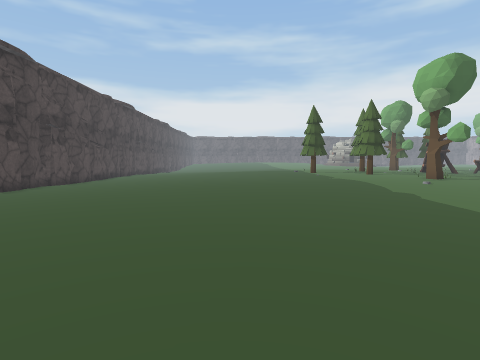
view 1 (above)

20 first-person views from a walk through a scene from a Unity 3-D project. The camera is 1.2 m above the floor, tilts 4° down and sees 80° across. The floor is counted in squares, 1 m on a side. Each view is taken from the middle of a square. On the plan, view 1 faces up. The plan holds only what a view shows up to about 13 squares ahead; the rest is blank. The place goes on beyond the plan. The player character is not drawn. Some animated figures are left out. Some surface patterns are stand-ins.

view 2
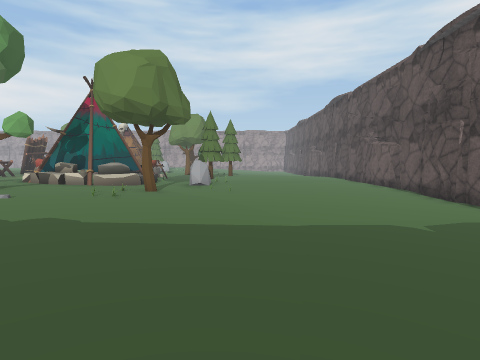

view 3
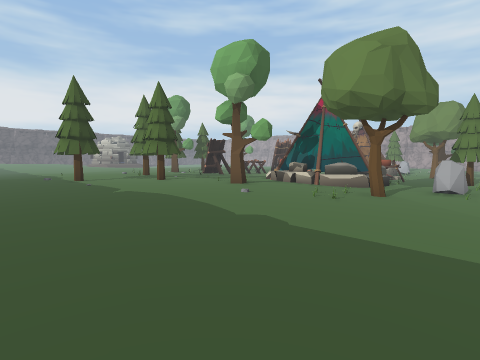

view 4
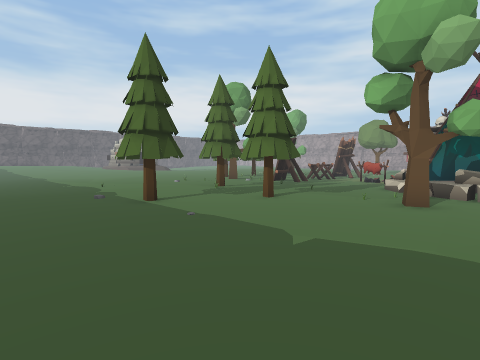

view 5
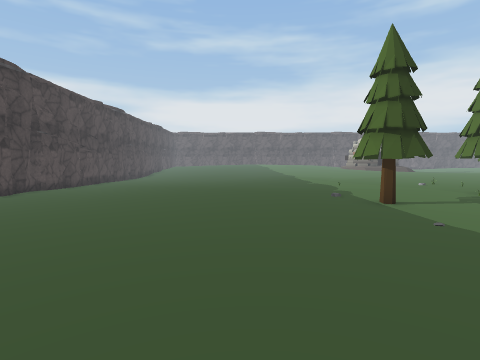

view 6
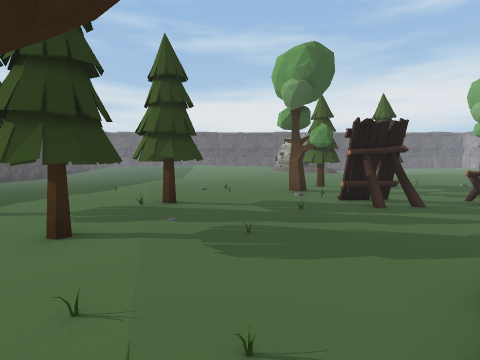

view 7
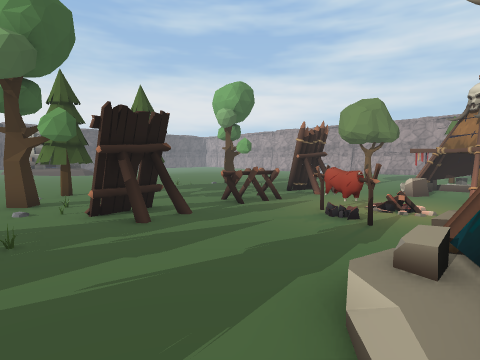

view 8
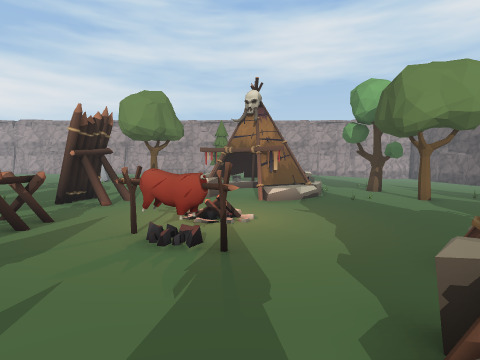

view 9
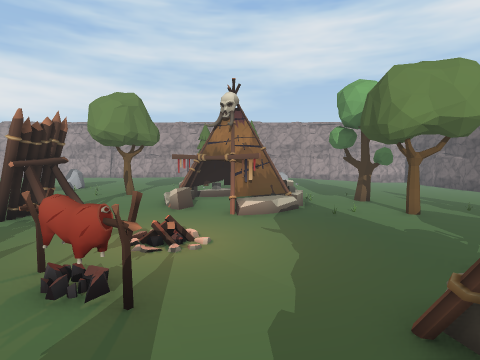

view 10
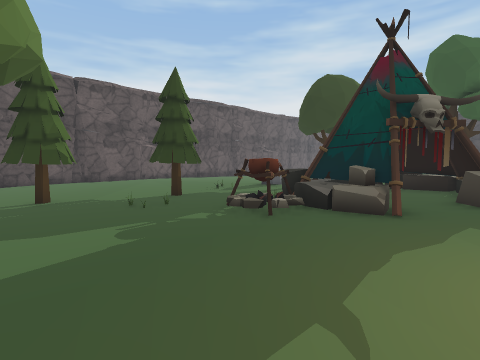

view 11
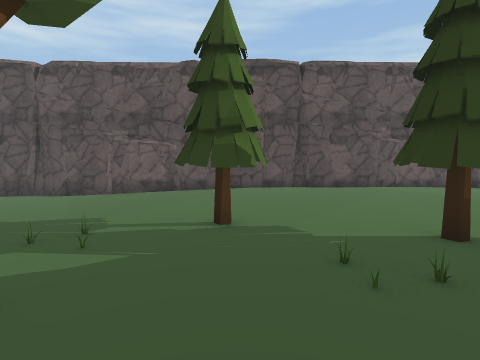

view 12
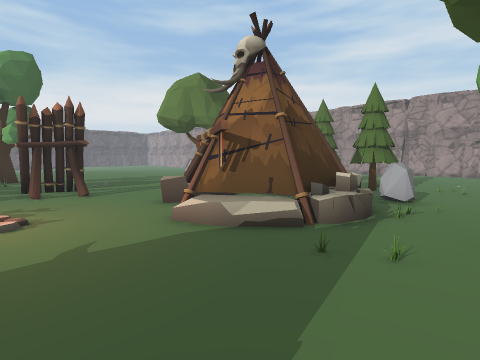

view 13
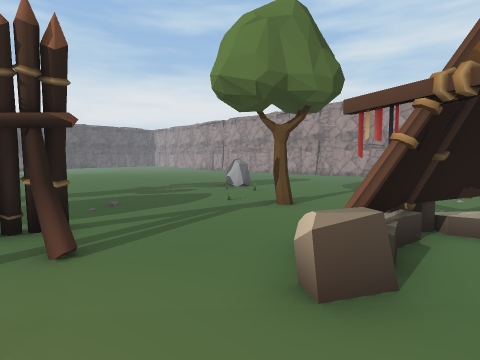

view 14
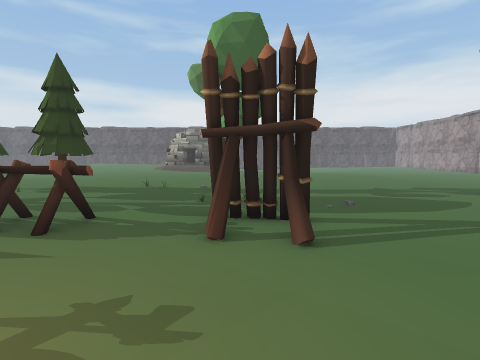

view 15
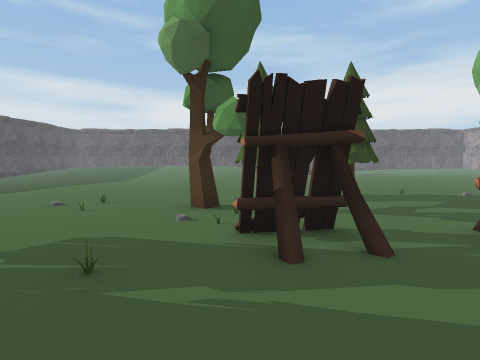

view 16
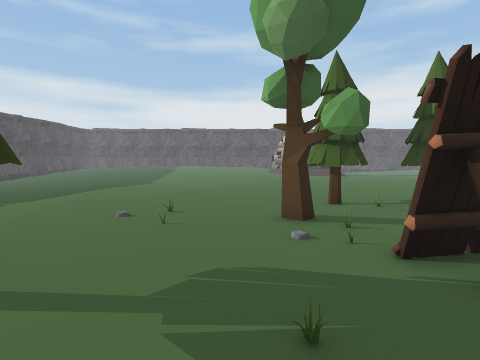

view 17
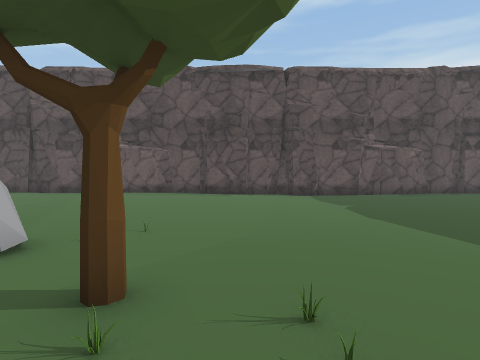

view 18
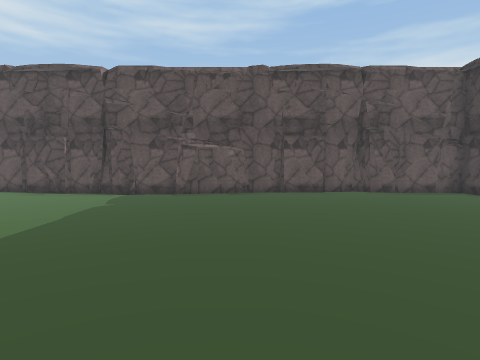

view 19
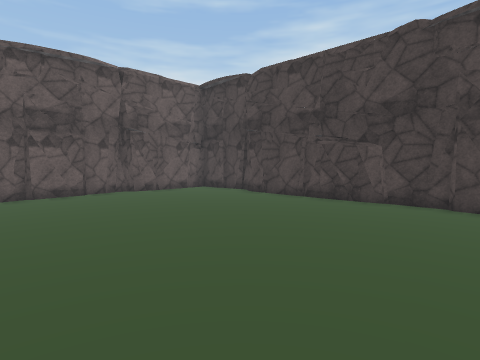

view 20
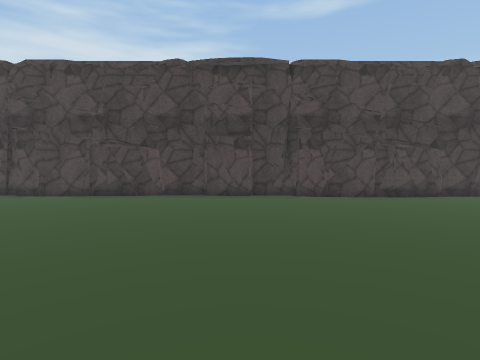

### Floor plan
Key: @ floor where view 1 was taken; # wall or solid block; . main floor; : floor 0.25 m higher than the main floor; - floor 0.25 m lower than the main floor; + floor 0.5 m higher than the main floor; / step, stairs or slope; T tree; H hut; R rock; B barricade; O other object.
Columns run from 9 left of view 1 to 32 right of it. Each row starts with its distance up from view 1.
 30           ..::: :: :::   :::
 29           ..:::::::::::::::::::::: :::::::
 28            :::::::::::::::::::::::::::::::
 27             ::::::::::::::::::::: :::::::
 26             :::::::::::::::::::T: ::::::
 25            :::::::::::TT:TT:::TT:::::::R
 24 #.. ...: ::::::::::::::T::::::OT::::::ORR:
 23 #......::::::::+++O++T::::::::O::::::::O::
 22 #.....:::::::::++++O+TT:::::::::::::O::::.
 21 #.....:::::++++++++++:OBB:BBB:BBB....T....
 20 #.....:::::++++++T++::BBB::BB:.BB....T....
 19 #......::::++++++TT+O::::::::..........
 18 #......:::::+TT+++++:::::::O ......H    ..
 17 #......:::::++T+T+++::::::OO.:...HHHH/  ..
 16 #......::::::+::TT+O::::::O:........HH
 15 #......::::::::::++::://H::......HH.H    T
 14 #......:::::::::::OO::HHH:.......HHHH   TT
 13 #......:::::::::::TO:HHHHH........H H/RR..
 12 #......:::::::::::T::HH HHH.....O...O..R..
 11 #......::::::::::::::HH#HHOO.....O...O....
 10 #......::::::::::::::/ H OOO........T
  9 #.......:::::::::O:O::..........TT..T
  8 #.........::::::::.T........OO.......
  7 #..........:::.......RR...TT....OO...
  6 #.....................R.O..T..TT.O...
  5 #...................O.........T......
  4 #...................................-
  3 #..................................---
  2 #..................................----
  1 #.................................-----
  0 #........@........................------
 -1 #................................--------
 -2 ##########################################

Positions as (right, up) in squares from view 1, and headings:
1: (0, 0), facing up
2: (0, 5), facing right
3: (1, 5), facing up-right
4: (1, 11), facing up-right
5: (1, 11), facing up
6: (10, 12), facing up
7: (11, 14), facing up-right
8: (13, 16), facing right
9: (14, 15), facing right
10: (23, 15), facing down-left
11: (21, 11), facing down
12: (20, 10), facing up-right
13: (22, 16), facing up-right
14: (22, 16), facing up
15: (13, 16), facing up
16: (11, 17), facing up
17: (9, 11), facing down
18: (1, 11), facing down
19: (1, 11), facing down-left
20: (3, 11), facing left
